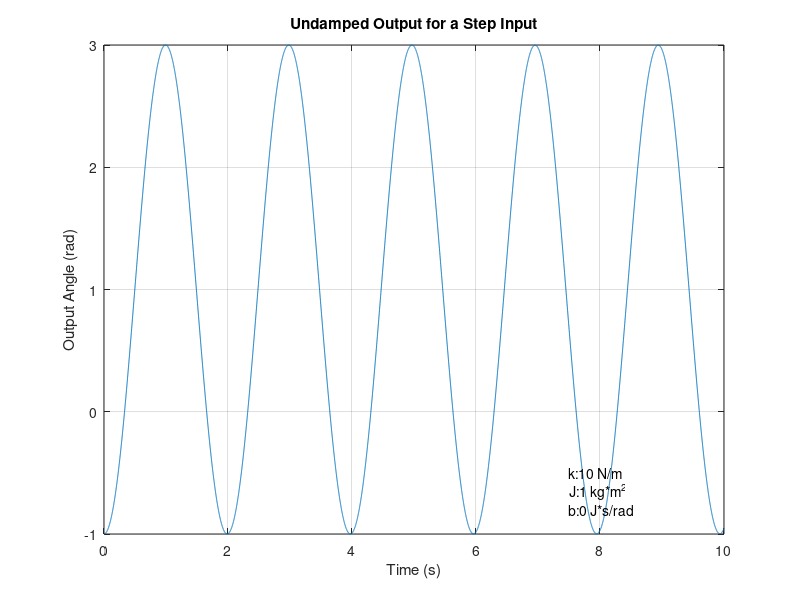

Recreate this plot in MATLAB.
function prob1c
%% Simulating a spring mass damper system using ODE45
u = 1; %u is a unit step function
k = 10; %N/m
J = 1; %kg*m^2
b = 0; %J*s/rad
%timeframe
ti = 0; %s, initial time
tf = 10; %s, end time
tint = ti:.001:tf; %time interval

%initial conditions
thetaoi = -1;
thetaodi = 0;
y0 = [thetaoi thetaodi]; %these are switched for ode23

[t,theta] = ode45( @state,tint,y0);

function [thetaod] = state(t,x)
x1d = x(2);
x2d = k/J*1-k/J*x(1)-b/J*x(2);

thetaod = [x1d; x2d];
end
%plotting the results
damper = num2str(b); %making a string out of the damper value
massmo = num2str(J);
springcon = num2str(k);
txt1 = strcat('b: ',damper,' J*s/rad');
txt2 = strcat('J: ',massmo,' kg*m^2');
txt3 = strcat('k: ',springcon,' N/m');

figure(3)
plot(tint,theta(:,1))
title('Undamped Output for a Step Input')
xlabel('Time (s)')
ylabel('Output Angle (rad)')
xmin = ti;
xmax = tf;
ymin = -1;
ymax = 3;
axis ([xmin xmax ymin ymax])
text(.75*xmax,.8*ymin,txt1)
text(.75*xmax,.65*ymin,txt2)
text(.75*xmax,.5*ymin,txt3)
grid on
end